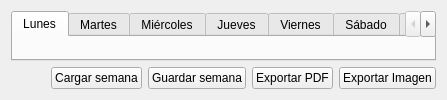
<?xml version="1.0" encoding="UTF-8"?>
<ui version="4.0">
 <class>WeekPlanner</class>
 <widget class="QWidget" name="WeekPlanner">
  <property name="windowTitle">
   <string>Planificador semanal</string>
  </property>
  <layout class="QVBoxLayout" name="verticalLayout">
   <item>
    <widget class="QTabWidget" name="tabs">
     <property name="tabPosition">
      <enum>QTabWidget::North</enum>
     </property>
     <widget class="QWidget" name="tabLunes">
      <attribute name="title">
       <string>Lunes</string>
      </attribute>
      <layout class="QVBoxLayout" name="layoutLunes"/>
     </widget>
     <widget class="QWidget" name="tabMartes">
      <attribute name="title">
       <string>Martes</string>
      </attribute>
      <layout class="QVBoxLayout" name="layoutMartes"/>
     </widget>
     <widget class="QWidget" name="tabMiercoles">
      <attribute name="title">
       <string>Miércoles</string>
      </attribute>
      <layout class="QVBoxLayout" name="layoutMiercoles"/>
     </widget>
     <widget class="QWidget" name="tabJueves">
      <attribute name="title">
       <string>Jueves</string>
      </attribute>
      <layout class="QVBoxLayout" name="layoutJueves"/>
     </widget>
     <widget class="QWidget" name="tabViernes">
      <attribute name="title">
       <string>Viernes</string>
      </attribute>
      <layout class="QVBoxLayout" name="layoutViernes"/>
     </widget>
     <widget class="QWidget" name="tabSabado">
      <attribute name="title">
       <string>Sábado</string>
      </attribute>
      <layout class="QVBoxLayout" name="layoutSabado"/>
     </widget>
     <widget class="QWidget" name="tabDomingo">
      <attribute name="title">
       <string>Domingo</string>
      </attribute>
      <layout class="QVBoxLayout" name="layoutDomingo"/>
     </widget>
    </widget>
   </item>
   <item>
    <layout class="QHBoxLayout" name="buttonRow">
     <item>
      <spacer name="spacer">
       <property name="orientation"><enum>Qt::Horizontal</enum></property>
       <property name="sizeHint" stdset="0">
        <size><width>40</width><height>20</height></size>
       </property>
      </spacer>
     </item>
     <item><widget class="QPushButton" name="btnLoad"><property name="text"><string>Cargar semana</string></property></widget></item>
     <item><widget class="QPushButton" name="btnSave"><property name="text"><string>Guardar semana</string></property></widget></item>
     <item><widget class="QPushButton" name="btnExportPdf"><property name="text"><string>Exportar PDF</string></property></widget></item>
     <item><widget class="QPushButton" name="btnExportImg"><property name="text"><string>Exportar Imagen</string></property></widget></item>
    </layout>
   </item>
  </layout>
 </widget>
 <resources/>
 <connections/>
</ui>
